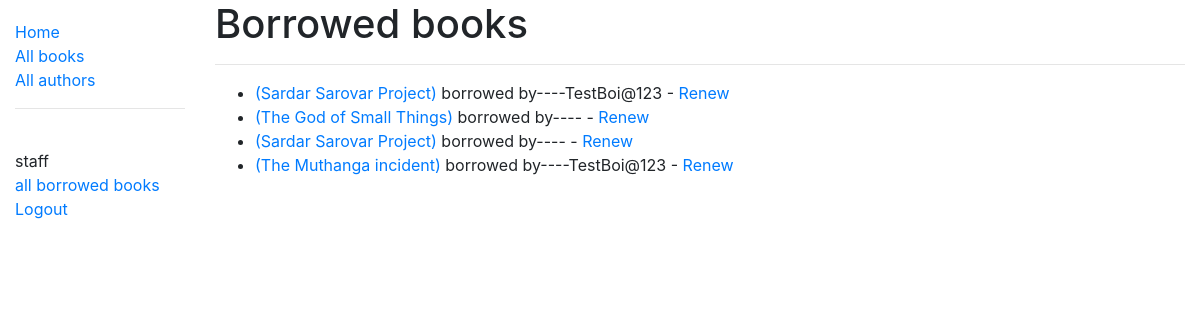
The page /catalog/librarians/ (signed in) on the database its author committed.
### catalog/models.py (models this page shows, shortened)
class BookInstance(models.Model):
    id = models.UUIDField(primary_key=True, default=uuid.uuid4,
                          help_text='Unique ID for this particular book across whole library')
    book = models.ForeignKey(Book, on_delete=models.RESTRICT, null=True)
    imprint = models.CharField(max_length=200)
    due_back = models.DateField(null=True, blank=True)
    borrower = models.ForeignKey(User, on_delete=models.SET_NULL, null=True, blank=True)
    LOAN_STATUS = (
        ('m', 'Maintenance'),
        ('o', 'On loan'),
        ('a', 'Available'),
        ('r', 'Reserved'),
    )
    status = models.CharField(
        max_length=1,
        choices=LOAN_STATUS,
        blank=True,
        default='m',
        help_text='Book availability',
    )
    class Meta:
        ordering = ['due_back']
        permissions = (("can_mark_librarian", "Set user as librarian"),("noooobie","boobie"))
    def status_value(self):
        key_status = self.status
        print(key_status)
        for _, value in self.LOAN_STATUS:
            if _ == key_status:
                print(value)
                return value
    status_value.short_description = "current"

class Book(models.Model):
    title = models.CharField(max_length=200)
    author = models.ForeignKey(Author, on_delete=models.SET_NULL, null=True)
    summary = models.TextField(
        max_length=1000, help_text='Enter a brief description of the book')
    isbn = models.CharField('ISBN', max_length=13, unique=True,
                            help_text='13 Character <a href="https://www.isbn-international.org/content/what-isbn">ISBN number</a>')
    Lang = models.ForeignKey("Language", on_delete=models.PROTECT, null=True)
    genre = models.ManyToManyField(
        Genre, help_text='Select a genre for this book')
    def display_genre(self):
        """Create a string for the Genre. This is required to display genre in Admin."""
        return ', '.join(genre.name for genre in self.genre.all()[:3])
    display_genre.short_description = 'Genre'
    def get_absolute_url(self):
        return reverse('book-detail', args=[str(self.id)])

### catalog/views.py (the view)
# urls.py: path('librarians/', views.librarians, name='librarians'),
@login_required
@permission_required('catalog.can_mark_librarian','catalog.can_edit','can_view')
def librarians(request):
    allborrowedbooks = BookInstance.objects.filter(status__exact='o').order_by('due_back')
    context = {
        "allbooksborrowed" : allborrowedbooks,
    }
    return render(request,"librarian.html",context=context)

### catalog/templates/librarian.html
{% extends "base_generic.html" %}
{% block content %}
    <h1>Borrowed books</h1>
    <hr>
    {% if allbooksborrowed %}
    <ul>
      {% for bookinst in allbooksborrowed %}
      <li>
        <a href="{{ bookinst.book.get_absolute_url }}">({{ bookinst.book.title }})</a> borrowed by----{{bookinst.borrower.get_username}}
        {% if perms.catalog.can_mark_returned %}- <a href="{% url 'renew-book-librarian' bookinst.id %}">Renew</a>  {% endif %}
      </li>
      {% endfor %}
    </ul>
    {% else %}
      <p>There are no books borrowed.</p>
    {% endif %}
{% endblock %}

### rows shown on the page
BookInstance: book "Sardar Sarovar Project", borrower.get_username "TestBoi@123"
BookInstance: book "The God of Small Things"
BookInstance: book "Sardar Sarovar Project"
BookInstance: book "The Muthanga incident", borrower.get_username "TestBoi@123"
